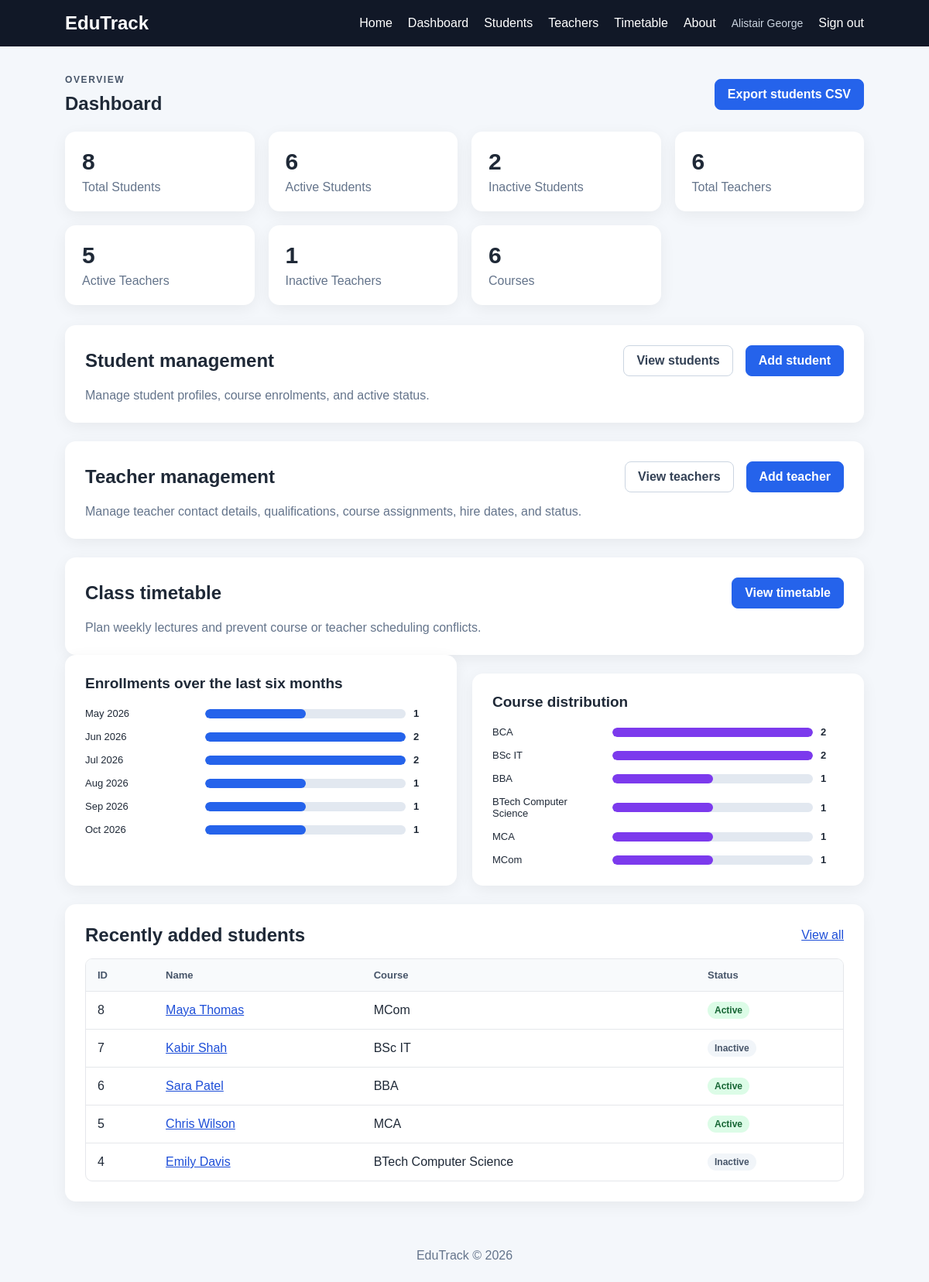
The page /dashboard (signed in) on the database its author committed.
### tables this page shows
CREATE TABLE courses (
                id INTEGER PRIMARY KEY AUTOINCREMENT,
                name TEXT NOT NULL UNIQUE
            );

CREATE TABLE students (
                id INTEGER PRIMARY KEY AUTOINCREMENT,
                name TEXT NOT NULL,
                email TEXT NOT NULL UNIQUE,
                phone TEXT,
                gender TEXT,
                course_id INTEGER NOT NULL,
                date_of_birth TEXT,
                enrollment_date TEXT DEFAULT CURRENT_DATE,
                status TEXT NOT NULL DEFAULT 'Active',
                FOREIGN KEY (course_id) REFERENCES courses(id)
            );

### app.py (the view)
@app.route("/dashboard")
@login_required
def dashboard():
    return render_template("dashboard.html", **get_dashboard_data())

### app.py (called while the page is built)
@contextmanager
def database_connection():
    connection = get_db_connection()
    try:
        yield connection
    finally:
        connection.close()

@app.before_request
def protect_post_requests():
    if request.method == "POST":
        submitted_token = request.form.get("csrf_token", "")
        session_token = session.get("csrf_token", "")
        if not session_token or not secrets.compare_digest(
            submitted_token, session_token
        ):
            abort(400, description="The form expired or could not be verified.")

@app.context_processor
def inject_template_values():
    token = session.setdefault("csrf_token", secrets.token_urlsafe(32))
    return {"csrf_token": token}

def login_required(view):
    @wraps(view)
    def wrapped_view(*args, **kwargs):
        if "admin_id" not in session:
            return redirect(url_for("login"))
        return view(*args, **kwargs)
    return wrapped_view

### database.py (called while the page is built)
def get_db_connection():
    connection = sqlite3.connect(DATABASE)
    connection.row_factory = sqlite3.Row
    connection.execute(
        "PRAGMA foreign_keys = ON"
    )
    return connection

### templates/dashboard.html (shortened to what this page needs)
{% extends "base.html" %}
{% block content %}
    <section class="page-heading">
        <div><p class="eyebrow">OVERVIEW</p><h1>Dashboard</h1></div>
        <a class="button" href="{{ url_for('export_students') }}">Export students CSV</a>
    </section>
    <section class="cards" aria-label="Student, teacher, and course statistics">
        <div class="card"><h2>{{ total_students }}</h2><p>Total Students</p></div>
        <div class="card"><h2>{{ active_students }}</h2><p>Active Students</p></div>
        <div class="card"><h2>{{ inactive_students }}</h2><p>Inactive Students</p></div>
        <div class="card"><h2>{{ total_teachers }}</h2><p>Total Teachers</p></div>
        <div class="card"><h2>{{ active_teachers }}</h2><p>Active Teachers</p></div>
        <div class="card"><h2>{{ inactive_teachers }}</h2><p>Inactive Teachers</p></div>
        <div class="card"><h2>{{ total_courses }}</h2><p>Courses</p></div>
    </section>
    <section class="panel">
        <div class="section-heading">
            <h2>Student management</h2>
            <div class="button-group">
                <a class="button button-secondary" href="{{ url_for('students') }}">View students</a>
                <a class="button" href="{{ url_for('create_student') }}">Add student</a>
            </div>
        </div>
        <p class="muted">Manage student profiles, course enrolments, and active status.</p>
    </section>
    <section class="panel">
        <div class="section-heading">
            <h2>Teacher management</h2>
            <div class="button-group">
                <a class="button button-secondary" href="{{ url_for('teachers') }}">View teachers</a>
                <a class="button" href="{{ url_for('create_teacher') }}">Add teacher</a>
            </div>
        </div>
        <p class="muted">Manage teacher contact details, qualifications, course assignments, hire dates, and status.</p>
    </section>
    <section class="panel">
        <div class="section-heading">
            <h2>Class timetable</h2>
            <a class="button" href="{{ url_for('timetable') }}">View timetable</a>
        </div>
        <p class="muted">Plan weekly lectures and prevent course or teacher scheduling conflicts.</p>
    </section>
    <div class="dashboard-grid">
        <section class="panel">
            <h2>Enrollments over the last six months</h2>
            <div class="bar-chart" aria-label="Monthly enrollments">
                {% for month in enrollment_stats %}
                <div class="bar-row">
                    <span class="bar-label">{{ month["label"] }}</span>
                    <div class="bar-track"><div class="bar-fill" style="width: {{ month['width'] }}%"></div></div>
                    <strong>{{ month["total"] }}</strong>
                </div>
                {% endfor %}
            </div>
        </section>
        <section class="panel">
            <h2>Course distribution</h2>
            <div class="bar-chart">
                {% for course in course_stats %}
                <div class="bar-row">
                    <span class="bar-label">{{ course["course"] }}</span>
                    <div class="bar-track"><div class="bar-fill bar-fill-alt" style="width: {{ course['width'] }}%"></div></div>
                    <strong>{{ course["total"] }}</strong>
                </div>
                {% else %}
                <p class="empty-state">No courses available.</p>
                {% endfor %}
            </div>
        </section>
    </div>
    <section class="panel data-panel">
        <div class="section-heading"><h2>Recently added students</h2><a href="{{ url_for('students') }}">View all</a></div>
        <div class="table-wrap">
            <table>
                <thead><tr><th>ID</th><th>Name</th><th>Course</th><th>Status</th></tr></thead>
                <tbody>
                    {% for student in recent_students %}
                    <tr>
                        <td>{{ student["id"] }}</td>
                        <td><a href="{{ url_for('student_detail', student_id=student['id']) }}">{{ student["name"] }}</a></td>
                        <td>{{ student["course"] }}</td>
                        <td><span class="status status-{{ student['status']|lower }}">{{ student["status"] }}</span></td>
                    </tr>
                    {% else %}
                    <tr><td colspan="4" class="empty-state">No students found.</td></tr>
                    {% endfor %}
                </tbody>
            </table>
        </div>
    </section>
{% endblock %}

### static/style.css (style rules this page uses)
* { margin: 0; padding: 0; box-sizing: border-box; }
:root { color-scheme: light; font-family: Arial, sans-serif; color: #1f2937; background: #f4f7fb; }
body { min-width: 320px; min-height: 100vh; display: flex; flex-direction: column; background: #f4f7fb; color: #1f2937; }
a { color: #1d4ed8; }
.tag, .eyebrow { color: #475569; font-size: 12px; font-weight: 700; letter-spacing: 1.6px; margin-bottom: 10px; }
.primary-btn, .button { display: inline-flex; align-items: center; justify-content: center; min-height: 40px; padding: 10px 16px; border: 1px solid #2563eb; border-radius: 8px; background: #2563eb; color: white; cursor: pointer; font-weight: 700; text-decoration: none; white-space: nowrap; }
.button-secondary { border-color: #cbd5e1; background: white; color: #334155; }
.cards { display: grid; grid-template-columns: repeat(4, minmax(0, 1fr)); gap: 18px; margin-bottom: 26px; }
.card, .panel { background: white; border-radius: 14px; box-shadow: 0 5px 20px rgba(0, 0, 0, 0.06); }
.card { padding: 22px; }
.card h2 { font-size: 30px; margin-bottom: 7px; }
.card p, .muted { color: #64748b; }
.panel { padding: 26px; }
.panel + .panel { margin-top: 24px; }
.page-heading, .section-heading, .button-group { display: flex; align-items: center; justify-content: space-between; gap: 16px; }
.page-heading { margin-bottom: 22px; }
.section-heading { margin-bottom: 16px; }
.button-group { justify-content: flex-end; flex-wrap: wrap; }
.table-wrap { width: 100%; overflow-x: auto; border: 1px solid #e5e7eb; border-radius: 9px; }
table { width: 100%; border-collapse: collapse; min-width: 650px; }
th, td { text-align: left; padding: 13px 15px; border-bottom: 1px solid #e5e7eb; vertical-align: middle; }
tbody tr:last-child td { border-bottom: 0; }
th { background: #f8fafc; color: #475569; font-size: 13px; }
.status { display: inline-block; padding: 4px 9px; border-radius: 999px; background: #dcfce7; color: #166534; font-size: 12px; font-weight: 700; }
.status-inactive { background: #f1f5f9; color: #475569; }
.dashboard-grid { display: grid; grid-template-columns: repeat(2, minmax(0, 1fr)); gap: 20px; margin-bottom: 24px; }
.dashboard-grid .panel h2 { margin-bottom: 20px; font-size: 19px; }
.bar-chart { display: grid; gap: 15px; }
.bar-row { display: grid; grid-template-columns: minmax(90px, 145px) 1fr 30px; align-items: center; gap: 10px; font-size: 13px; }
.bar-label { overflow-wrap: anywhere; }
.bar-track { height: 12px; overflow: hidden; border-radius: 999px; background: #e2e8f0; }
.bar-fill { height: 100%; border-radius: inherit; background: #2563eb; }
.bar-fill-alt { background: #7c3aed; }
.data-panel { margin-top: 22px; }

### rows shown on the page
courses: course "BCA", {{ course['width'] }} 100 (drawn), total "2"
courses: course "BSc IT", {{ course['width'] }} 100 (drawn), total "2"
courses: course "BBA", {{ course['width'] }} 50 (drawn), total "1"
courses: course "BTech Computer Science", {{ course['width'] }} 50 (drawn), total "1"
courses: course "MCA", {{ course['width'] }} 50 (drawn), total "1"
courses: course "MCom", {{ course['width'] }} 50 (drawn), total "1"
students: id "8", name "Maya Thomas", course "MCom", status "Active"
students: id "7", name "Kabir Shah", course "BSc IT", status "Inactive"
students: id "6", name "Sara Patel", course "BBA", status "Active"
students: id "5", name "Chris Wilson", course "MCA", status "Active"
students: id "4", name "Emily Davis", course "BTech Computer Science", status "Inactive"

### other values the page prints
{{ session.get("admin_username") }} "Alistair George"
{{ total_students }} "8"
{{ active_students }} "6"
{{ inactive_students }} "2"
{{ total_teachers }} "6"
{{ active_teachers }} "5"
{{ inactive_teachers }} "1"
{{ total_courses }} "6"
{{ month["label"] }} "May 2026" "Jun 2026" "Jul 2026" "Aug 2026" "Sep 2026" "Oct 2026"
{{ month["total"] }} "1" "2" "2" "1" "1" "1"
